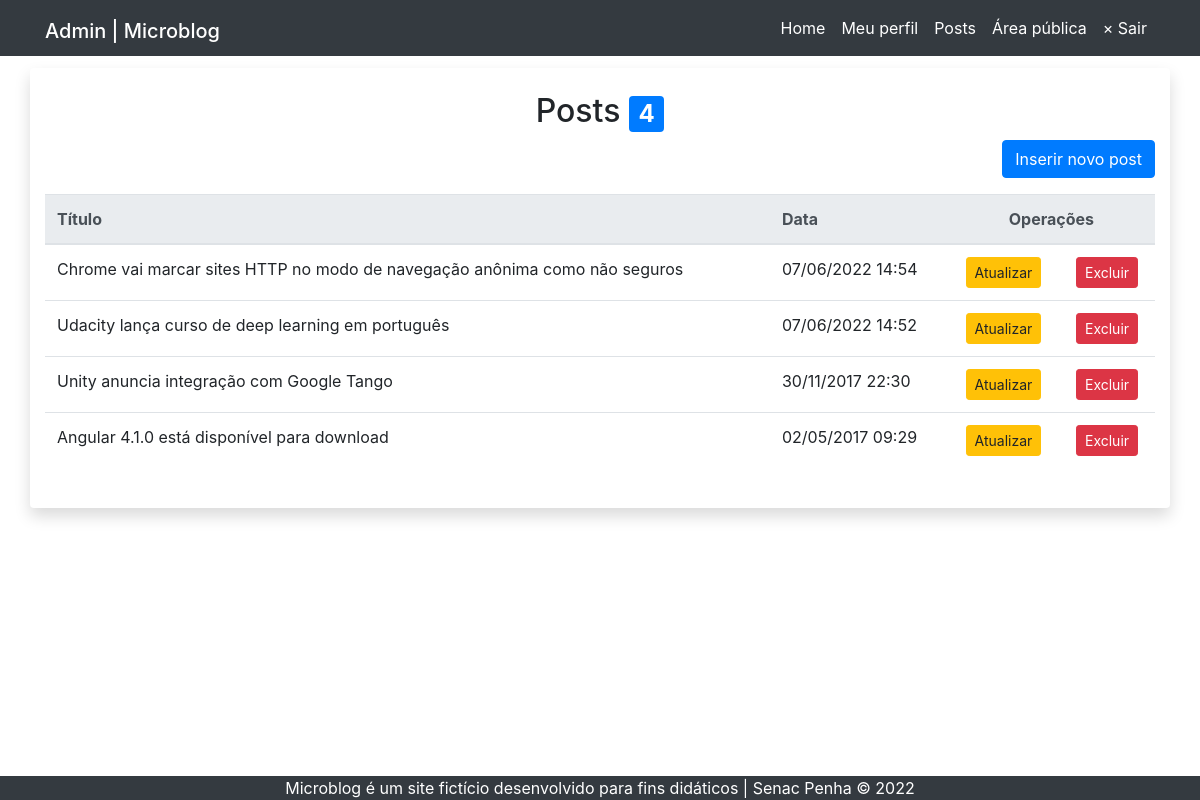
Page /admin/posts.php (signed in) on the committed database.
### tables this page shows
CREATE TABLE `posts` (
  `id` smallint(6) NOT NULL,
  `data` datetime NOT NULL DEFAULT current_timestamp(),
  `titulo` varchar(100) NOT NULL,
  `texto` text NOT NULL,
  `resumo` text NOT NULL,
  `imagem` varchar(40) NOT NULL,
  `usuario_id` smallint(6) NOT NULL
);

### inc/funcoes-posts.php (called while the page is built, shortened)
<?php
function lerPosts(mysqli $conexao, int $idUsuarioLogado, string $tipoUsuarioLogado):array {
    if($tipoUsuarioLogado == 'admin') {
        $sql = "SELECT posts.id, posts.titulo, posts.data, usuarios.nome AS autor FROM posts INNER JOIN usuarios ON posts.usuario_id = usuarios.id ORDER BY data DESC";
    } else {
        $sql = "SELECT id, titulo, data FROM posts WHERE usuario_id = $idUsuarioLogado ORDER BY data DESC";
    }
    $resultado = mysqli_query($conexao,$sql) or die(mysqli_error($conexao));
    $posts = [];
    while($post = mysqli_fetch_assoc($resultado)){
        array_push($posts, $post);
    }
    return $posts;
}
function formataData(string $data):string {
    return date("d/m/Y H:i", strtotime($data));
}

### admin/posts.php (the view, shortened to what this page needs)
<?php
require "../inc/funcoes-posts.php";
require "../inc/cabecalho-admin.php";
$idUsuarioLogado = $_SESSION['id'];
$tipoUsuarioLogado = $_SESSION['tipo'];
$posts = lerPosts($conexao, $idUsuarioLogado, $tipoUsuarioLogado);
$quantidade = count($posts);
?>
<div class="row">
  <article class="col-12 bg-white rounded shadow my-1 py-4">
    <h2 class="text-center">Posts <span class="badge badge-primary"> <?=$quantidade?> </span></h2>
    <p class="lead text-right">
      <a class="btn btn-primary" href="post-insere.php">Inserir novo post</a>
    </p>
    <div class="table-responsive">
      <table class="table table-hover">
        <thead class="thead-light">
          <tr>
            <th>Título</th>
            <th>Data</th>
            <th colspan="2" class="text-center">Operações</th>
          </tr>
        </thead>
        <tbody>
<?php foreach ( $posts as $post ) { ?>
          <tr>
            <td> <?=$post['titulo']?> </td>
            <td> <?=formataData($post['data'])?> </td>
            <td class="text-center">
              <a class="btn btn-warning btn-sm"
              href="post-atualiza.php?id=<?=$post['id']?> ">
                  Atualizar
              </a>
            </td>
            <td class="text-center">
              <a class="btn btn-danger btn-sm excluir"
              href="post-exclui.php?id=<?=$post['id']?> ">
                  Excluir
              </a>
            </td>
          </tr>
<?php } ?>
        </tbody>
      </table>
    </div>
  </article>
</div>
<?php require "../inc/rodape-admin.php"; ?>

### css/style.css (style rules this page uses)
body { display: flex; min-height: 100vh; flex-direction: column; background-image: url(../imagens/textura.png); background-attachment: fixed; }

### rows in the picture
posts: titulo "Chrome vai marcar sites HTTP no modo de navegação anônima como não seguros", data "07/06/2022 14:54"
posts: titulo "Udacity lança curso de deep learning em português", data "07/06/2022 14:52"
posts: titulo "Unity anuncia integração com Google Tango", data "30/11/2017 22:30"
posts: titulo "Angular 4.1.0 está disponível para download", data "02/05/2017 09:29"

### other values in the picture
$quantidade "4"
